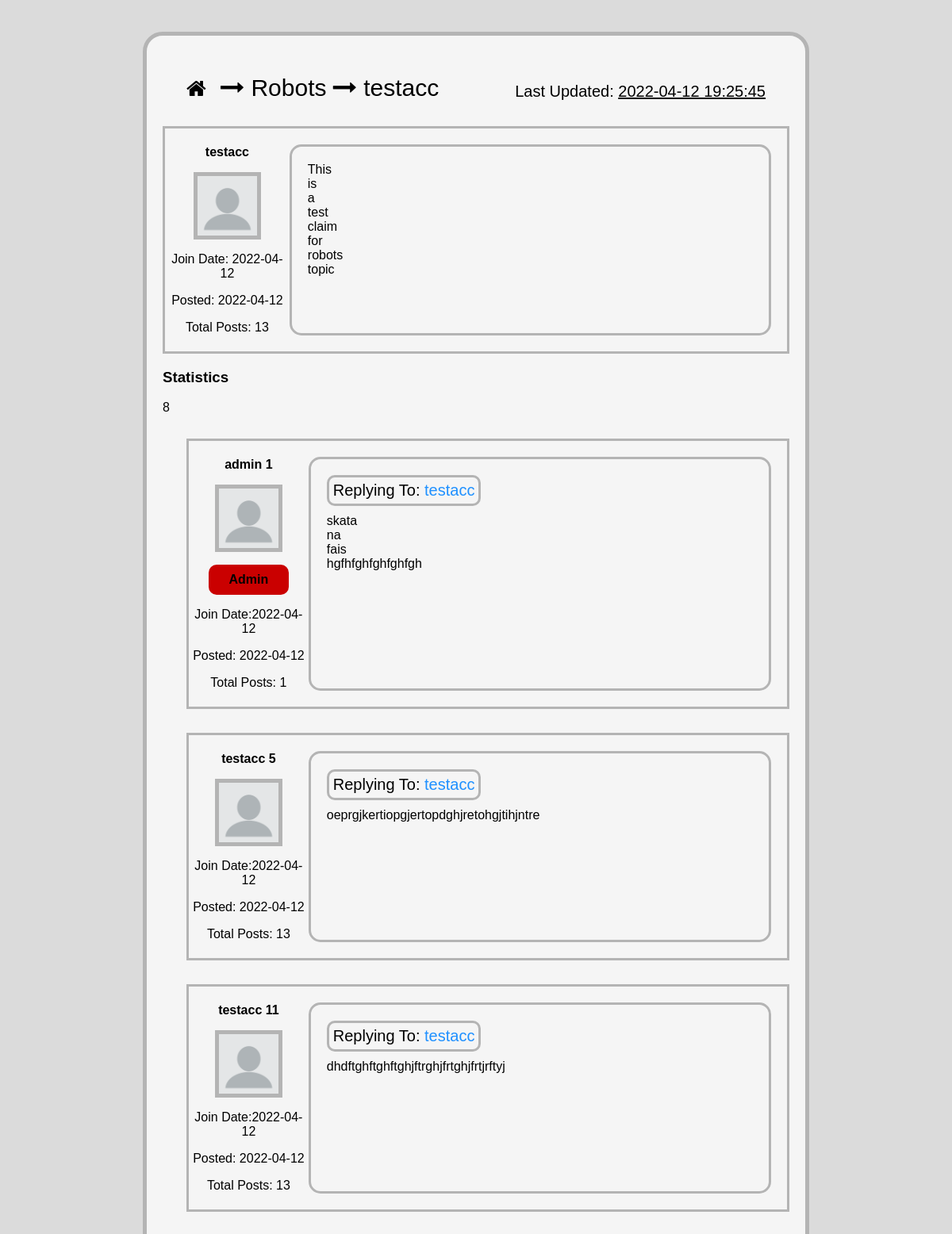
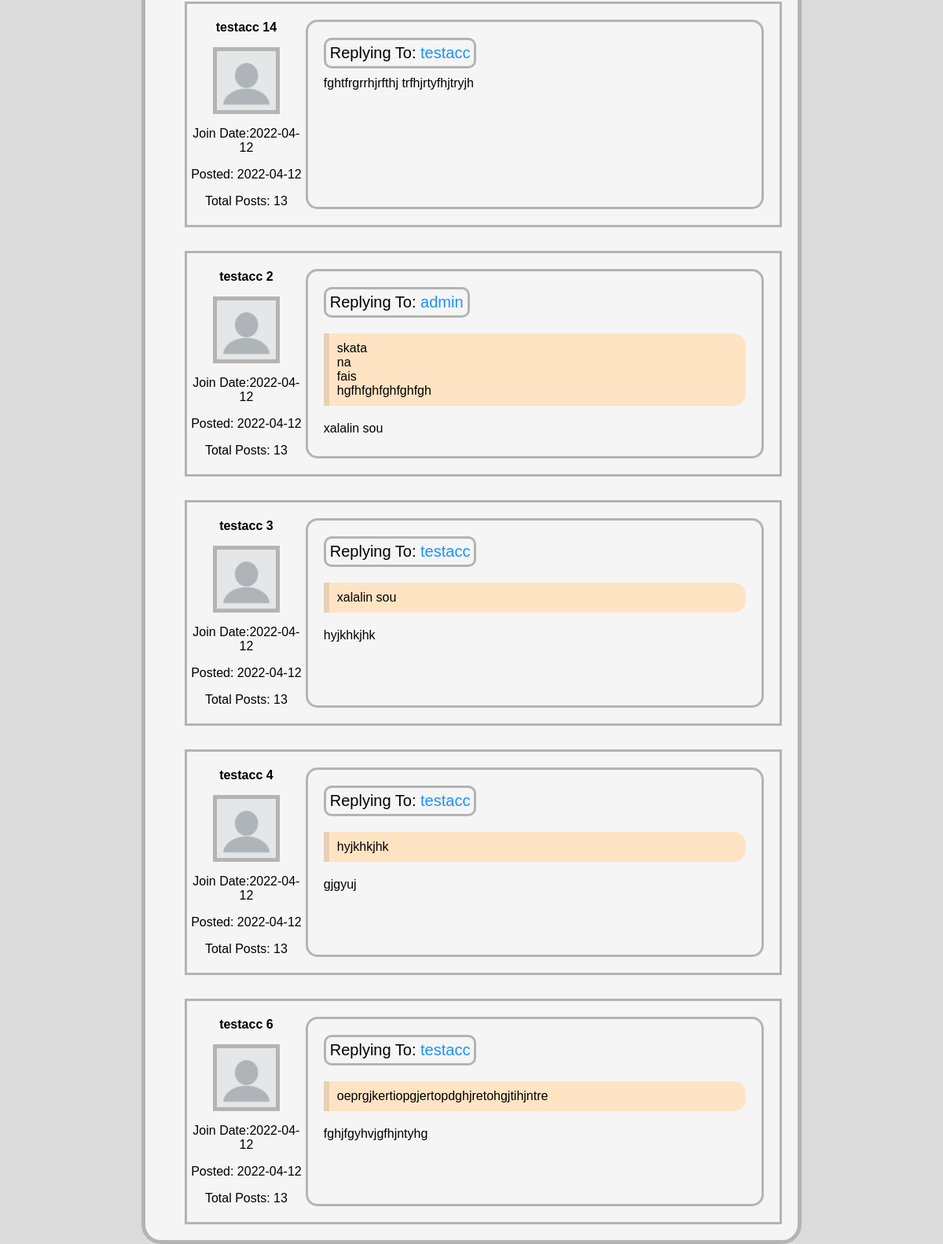
/1/1, run on the app's committed database (2 pictures, top to bottom).
### tables this page shows
CREATE TABLE topic (
    topicID INTEGER NOT NULL PRIMARY KEY AUTOINCREMENT,
    topicName TEXT NOT NULL,
    postingUser INTEGER REFERENCES user(userID) ON DELETE SET NULL ON UPDATE CASCADE,
    creationTime INTEGER NOT NULL,
    updateTime INTEGER NOT NULL
);

CREATE TABLE user (
    userID INTEGER NOT NULL PRIMARY KEY AUTOINCREMENT,
    userName TEXT NOT NULL,
    passwordHash BLOB NOT NULL,
    isAdmin BOOLEAN NOT NULL,
    creationTime INTEGER NOT NULL,
    lastVisit INTEGER NOT NULL
);

CREATE TABLE claim (
    claimID INTEGER NOT NULL PRIMARY KEY AUTOINCREMENT,
    topic INTEGER NOT NULL REFERENCES topic(topicID) ON DELETE CASCADE ON UPDATE CASCADE,
    postingUser INTEGER REFERENCES user(userID) ON DELETE SET NULL ON UPDATE CASCADE,
    creationTime INTEGER NOT NULL,
    updateTime INTEGER NOT NULL,
    text TEXT NOT NULL
);

CREATE TABLE replyText (
    replyTextID INTEGER NOT NULL PRIMARY KEY AUTOINCREMENT,
    postingUser INTEGER REFERENCES user(userID) ON DELETE SET NULL ON UPDATE CASCADE,
    creationTime INTEGER NOT NULL,
    text TEXT NOT NULL
);

### server.py (the view)
@app.route('/<topicId>/<claimId>', methods=["GET"])
def displayClaim(topicId, claimId):
    if not isTopicIdValid(topicId):
        return NotFoundMessage("Topic")
    if not isClaimIdValid(claimId):
        return NotFoundMessage("Claim")
    if not isTopicRelatedToClaim(topicId, claimId):
        return NotFoundMessage("Claim is not related to that topic")
    if isUserLoggedIn():
        loggedIn = True
    else:
        loggedIn = False
    db = sqlite3.connect(PATH)
    cursor = db.cursor()
    claim = cursor.execute(
        "select postingUser, text, creationTime from claim where claimID=?", (claimId,))
    for row in claim:
        userId = row[0]
        claimText = row[1]
        creationTime = row[2]
    class Topic:
        TopicId = topicId
        TopicName = getTopicName(TopicId)
    class Claim:
        Username = getUsername(userId)
        ClaimId = claimId
        ClaimText = claimText
        JoinDate = getUserJoinDate(userId)
        ClaimPostDate = convertJulianTime(creationTime, "DATE")
        TotalPosts = getUserTotalPosts(userId)
        IsAdmin = isAdmin(userId)
        LastUpdateTime = getClaimLastUpdateTime(ClaimId)
    db.close()
    return render_template("Claim.html", topic=Topic, claim=Claim, replies=getAllReplies(claimId), loggedIn=loggedIn)

### server.py (called while the page is built)
def isUserLoggedIn():
    if session.get("userID"):
        return True
    return False

def getUsername(id):
    db = sqlite3.connect(PATH)
    cursor = db.cursor()
    user = cursor.execute(
        "select userName from user where userID=?", (id,))
    for row in user:
        username = row[0]
    db.close()
    return username

def isAdmin(id):
    db = sqlite3.connect(PATH)
    cursor = db.cursor()
    user = cursor.execute(
        "select isAdmin from user where userID=?", (id,))
    for row in user:
        if row[0] == True:
            return True
        return False

def getUserJoinDate(id):
    db = sqlite3.connect(PATH)
    cursor = db.cursor()
    date = cursor.execute(
        "select creationTime from user where userID=?", (id,))
    for row in date:
        return convertJulianTime(row[0], "DATE")
    return "User doesn't exist"

def getUserTotalPosts(id):
    db = sqlite3.connect(PATH)
    cursor = db.cursor()
    amount = cursor.execute(
        "select count(*) from replyText where postingUser=?", (id,))
    for row in amount:
        return row[0]
    return -1

def getParentDetails(replyId):
    db = sqlite3.connect(PATH)
    cursor = db.cursor()
    parent = cursor.execute(
        "select parent from replyToReply where reply=?", (replyId,))
    for row in parent:
        parentId = row[0]
    parentDetails = cursor.execute(
        "select * from replyText where replyTextID=?", (parentId,))
    for row in parentDetails:
        class Parent:
            Id = row[0]
            UserId = row[1]
            CreatedAt = row[2]
            Text = row[3]
        return Parent
    return "PARENT NOT FOUND"

def isTopicIdValid(id):
    db = sqlite3.connect(PATH)
    cursor = db.cursor()
    topic = cursor.execute("select * from topic where topicID=?", (id,))
    for row in topic:
        db.close()
        return True
    db.close()
    return False

def getTopicName(id):
    db = sqlite3.connect(PATH)
    cursor = db.cursor()
    topic = cursor.execute(
        "select topicName from topic where topicID=?", (id,))
    for row in topic:
        db.close()
        return row[0]
    db.close()
    return "NULL"

def getClaimLastUpdateTime(claimId):
    db = sqlite3.connect(PATH)
    cursor = db.cursor()
    date = cursor.execute(
        "select updateTime from claim where claimID=?", (claimId,))
    for row in date:
        return convertJulianTime(row[0], "FULL")

### templates/Claim.html (shortened to what this page needs)
<!DOCTYPE html>
<html>
<head>
    <link rel="stylesheet" type="text/css" href="{{ url_for('static', filename='CSS/global.css') }}">
    <link rel="stylesheet" type="text/css"
        href="https://stackpath.bootstrapcdn.com/font-awesome/4.7.0/css/font-awesome.min.css">
</head>
<body>
    <div class="forumsContainer">
        <div id="forumHierarchy" class="flex-container-space-between">
            <div>
                <button id="homeBtn" onclick="location.href='/'" class="forumHierarchyButton">
                    <i class="fa fa-home fa-2x" aria-hidden="true"></i>
                </button>
                <i class="fa fa-long-arrow-right" aria-hidden="true"></i>
                <span style="cursor: pointer;" onclick="location.href='/{{ topic.TopicId }}'">{{ topic.TopicName
                    }}</span>
                <i class="fa fa-long-arrow-right" aria-hidden="true"></i>
                <span>{{ claim.Username }}</span>
            </div>
            <div style="background-color: var(primary); border-radius: 15px; padding: 10px;">
                <span style="color: black; font-size: 20px;">Last Updated: <u>{{ claim.LastUpdateTime }}</u></span>
            </div>
        </div>
        <div id="{{ claim.ClaimId }}" class="grid-container">
            <div class="userInfo">
                <p><b>{{ claim.Username }}</b></p>
                <img class="userProfile" src="{{ url_for('static', filename='Resources/Images/default_user.png') }}">
                <p>Join Date: {{ claim.JoinDate }}</p>
                <p>Posted: {{ claim.ClaimPostDate }}</p>
                <p>Total Posts: {{ claim.TotalPosts }}</p>
            </div>
            <div style="border-radius: 15px; width: auto;" class="claimTextContainer">
                <p class="claimText">{{ claim.ClaimText }}</p>
            </div>
        </div>
        <div>
            <h3>Statistics</h3>
            <div>
                <span>{{ replies|length }}</span>
            </div>
        </div>
        {% for reply in replies %}
        <div id="reply_{{ reply.Id }}" style="margin-left: 30px; margin-top: 30px;" class="grid-container">
            <div class="userInfo">
                <p><b>{{ reply.Username }} {{ reply.Id }}</b></p>
                <img class="userProfile" src="{{ url_for('static', filename='Resources/Images/default_user.png') }}">
                {% if reply.IsAdmin == True %}
                <p class="adminLabel"><b>Admin</b></p>
                {% endif %}
                <p>Join Date:{{ reply.JoinDate }}</p>
                <p>Posted: {{ reply.ReplyPostDate }}</p>
                <p>Total Posts: {{ reply.TotalPosts }}</p>
            </div>
            <div style="border-radius: 15px; width: auto;" class="claimTextContainer">
                <div style="margin-bottom: 10px;" class="flex-container-space-between">
                    {% if reply.isReplyToReply == True %}
                    <span class="replyingTo">Replying To: <a onclick="moveTo('reply_{{ reply.ReplyingToId }}')">{{
                            reply.ReplyingToUsername }}</a></span>
                    {% else %}
                    <span class="replyingTo">Replying To: <a onclick="moveTo('{{ claim.ClaimId }}')">{{
                            claim.Username }}</a></span>
                    {% endif %}
                </div>
                {% if reply.isReplyToReply == True %}
                <div class="quoteReply">{{ reply.ReplyingToText }}</div>
                {% endif %}
                <p class="claimText">{{ reply.Text }}</p>
            </div>
        </div>
        {% endfor %}
    </div>
</body>
</html>

### static/CSS/global.css (style rules this page uses)
:root { --primary: #8B21DE; --secondary: #6acc1f; --background: rgb(219, 219, 219); --background2: whitesmoke; --text: black; --icon: black; --form: whitesmoke; --highlight: rgb(180, 180, 180); --border: rgb(180, 180, 180); --link: dodgerblue; }
#forumHierarchy { color: var(--text); vertical-align: middle; margin: 20px; font-size: 30px; }
body { font-family: Helvetica, sans-serif; background-color: var(--background); margin: 0; padding: 0; }
h1, h2, h3, h4, h5, h6, p, span, small { color: var(--text); }
a { color: var(--link); cursor: pointer; }
.forumsContainer { background-color: var(--background2); border: 5px solid var(--border); border-radius: 25px; padding: 20px; margin-top: 40px; margin-left: 15%; margin-right: 15%; }
.forumHierarchyButton { color: var(--icon); background-color: transparent; border: none; cursor: pointer; padding: 10px; }
.flex-container-space-between { display: flex; justify-content: space-between; align-items: center; }

### templates/Claim.html (style rules this page uses)
.quoteReply { color: var(--text); background-color: bisque; border-left: 7px solid rgb(231, 208, 179); border-bottom-right-radius: 15px; border-top-right-radius: 15px; padding: 10px; margin-top: 20px; margin-bottom: 20px; white-space: pre-wrap; overflow-wrap: break-word; }
.adminLabel { background-color: rgb(202, 0, 0); border-radius: 10px; padding: 10px; margin-left: 20px; margin-right: 20px; }
.userProfile { vertical-align: top; border: 5px solid var(--border); max-width: 75px; max-height: 75px; width: auto; height: auto; }
.userInfo { color: var(--text); text-align: center; margin: 5px; }
.claimTextContainer { border: 3px solid var(--border); vertical-align: top; margin-top: 20px; margin-right: 20px; margin-bottom: 20px; padding: 20px; width: 30%; }
.claimText { color: var(--text); vertical-align: middle; margin: auto; white-space: pre-wrap; overflow-wrap: break-word; font-size: 16px; }
.replyingTo { color: var(--text); border: 3px solid var(--border); border-radius: 10px; vertical-align: middle; text-align: center; padding: 5px; font-size: 20px; }
.grid-container { border: 3px solid var(--border); display: grid; grid-template-columns: 20% 80%; }

### data on the page
topic: TopicName "Robots"
user: Username "testacc", Username "testacc" "testacc" "testacc" "testacc", Username "testacc" "testacc" "testacc" "testacc" "testacc" "testacc" "testacc", ReplyingToUsername "testacc" "testacc" "testacc"
claim: ClaimText "This is a test claim for robots topic"
user: Username "admin", ReplyingToUsername "admin"
replyText: Text "skata na fais hgfhfghfghfghfgh", ReplyingToText "skata na fais hgfhfghfghfghfgh"
replyText: Text "oeprgjkertiopgjertopdghjretohgjtihjntre", ReplyingToText "oeprgjkertiopgjertopdghjretohgjtihjntre"
replyText: Text "dhdftghftghftghjftrghjfrtghjfrtjrftyj"
replyText: Text "fghtfrgrrhjrfthj trfhjrtyfhjtryjh"
replyText: Text "xalalin sou", ReplyingToText "xalalin sou"
replyText: Text "hyjkhkjhk", ReplyingToText "hyjkhkjhk"
replyText: Text "gjgyuj"
replyText: Text "fghjfgyhvjgfhjntyhg"

### other printed values
{{ claim.LastUpdateTime }} "2022-04-12 19:25:45"
{{ claim.JoinDate }} "2022-04-12"
{{ claim.ClaimPostDate }} "2022-04-12"
{{ claim.TotalPosts }} "13"
{{ replies|length }} "8"
{{ reply.Id }} "1" "5" "11" "14" "2" "3" "4" "6"
{{ reply.JoinDate }} "2022-04-12" "2022-04-12" "2022-04-12" "2022-04-12" "2022-04-12" "2022-04-12" "2022-04-12" "2022-04-12"
{{ reply.ReplyPostDate }} "2022-04-12" "2022-04-12" "2022-04-12" "2022-04-12" "2022-04-12" "2022-04-12" "2022-04-12" "2022-04-12"
{{ reply.TotalPosts }} "1" "13" "13" "13" "13" "13" "13" "13"
